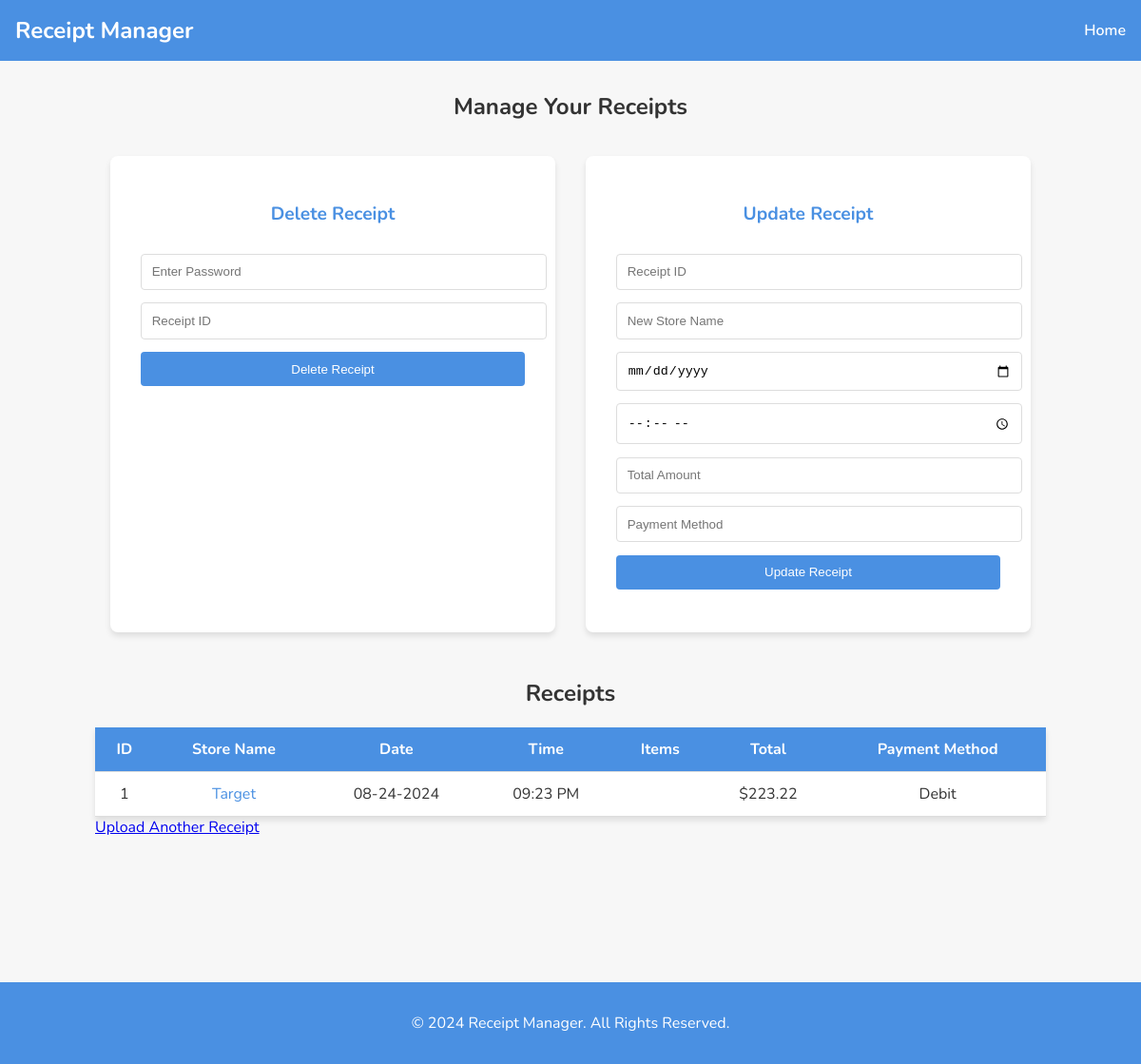
Page /receipts on the committed database.
### app.py (models this page shows)
class Receipt(Base):
    __tablename__ = 'receipts'
    id = Column(Integer, primary_key=True)
    store_name = Column(String)
    date = Column(String)
    time = Column(String)
    total = Column(Float)
    payment_method = Column(String)
    filepath = Column(String)
    items = relationship("Item", back_populates="receipt", cascade="all, delete-orphan")

### app.py (the view)
@app.route('/receipts')
def show_receipts():
    receipts = session.query(Receipt).all()
    return render_template('results.html', receipts=receipts)

### templates/results.html (shortened to what this page needs)
<!DOCTYPE html>
<html lang="en">
<head>
    <link rel="stylesheet" href="{{ url_for('static', filename='style2.css') }}">
</head>
<body>
    <header>
        <nav>
            <a href="{{ url_for('index') }}" class="logo">Receipt Manager</a>
            <a href="{{ url_for('index')}}" class="nav-link">Home</a>
        </nav>
    </header>
    <main>
        <section class="container">
            <h1 class="center">Manage Your Receipts</h1>
            <div class="forms-section">
                <div class="form-container">
                    <form action="/delete" method="POST" class="form" onsubmit="return validateForm(this);">
                        <h2>Delete Receipt</h2>
                        <input type="password" name="password" placeholder="Enter Password" required>
                        <input type="number" name="receipt_id" placeholder="Receipt ID" required>
                        <button type="submit" class="btn">Delete Receipt</button>
                    </form>
                </div>
                <div class="form-container">
                    <form action="/update" method="POST" class="form" onsubmit="return validateForm(this);">
                        <h2>Update Receipt</h2>
                        <input type="number" name="receipt_id" placeholder="Receipt ID" required>
                        <input type="text" name="store_name" placeholder="New Store Name">
                        <input type="date" name="date">
                        <input type="time" name="time">
                        <input type="number" min="0.01" step="0.01" name="total" placeholder="Total Amount">
                        <input type="text" name="payment_method" placeholder="Payment Method">
                        <button type="submit" class="btn">Update Receipt</button>
                    </form>
                </div>
            </div>
            <h2 class="center">Receipts</h2>
            <table class="receipt-table">
                <thead>
                    <tr>
                        <th>ID</th>
                        <th>Store Name</th>
                        <th>Date</th>
                        <th>Time</th>
                        <th>Items</th>
                        <th>Total</th>
                        <th>Payment Method</th>
                    </tr>
                </thead>
                <tbody>
                    {% for receipt in receipts|reverse %}
                    <tr>
                        <td>{{ receipt.id }}</td>
                        <td><a href={{ "display_image/"+receipt.id|string }}>{{ receipt.store_name }}</a></td>
                        <td>{{ receipt.date }}</td>
                        <td>{{ receipt.time }}</td>
                        <td>
                        </td>
                        <td>${{ receipt.total }}</td>
                        <td>{{ receipt.payment_method }}</td>
                    </tr>
                    {% endfor %}
                </tbody>
            </table>
            <div class="center">
                <a href="{{ url_for('index') }}" class="btn">Upload Another Receipt</a>
            </div>
        </section>
    </main>
    <footer>
        <p>&copy; 2024 Receipt Manager. All Rights Reserved.</p>
    </footer>
</body>
</html>

### static/style2.css (style rules this page uses)
body { font-family: 'Nunito', sans-serif; background-color: #f7f7f7; margin: 0; padding: 0; color: #333; display: flex; flex-direction: column; min-height: 100vh; }
h1, h2 { color: #333; text-align: center; }
main { flex-grow: 1; }
.container { max-width: 1000px; margin: 2em auto; padding: 0 20px; }
nav { background-color: #4a90e2; padding: 1em; display: flex; justify-content: space-between; align-items: center; }
nav .logo { color: white; font-size: 1.5em; text-decoration: none; font-weight: bold; }
nav .nav-link { color: white; text-decoration: none; font-weight: 600; }
.forms-section { display: flex; justify-content: space-between; margin-bottom: 2em; }
.form-container { background-color: #fff; padding: 2em; box-shadow: 0 4px 6px rgba(0, 0, 0, 0.1); border-radius: 8px; width: 45%; margin: 1em; }
.form h2 { margin-bottom: 1.5em; font-size: 1.2em; color: #4a90e2; }
input, button { width: 100%; padding: 0.8em; margin-bottom: 1em; border: 1px solid #ddd; border-radius: 4px; }
button.btn { background-color: #4a90e2; color: white; border: none; cursor: pointer; }
footer { text-align: center; padding: 1em; background-color: #4a90e2; color: white; margin-top: 10%; width: auto; }
.receipt-table { width: 100%; border-collapse: collapse; background-color: white; box-shadow: 0 4px 6px rgba(0, 0, 0, 0.1); margin: 0; }
.receipt-table th, .receipt-table td { padding: 12px; border-bottom: 1px solid #ddd; text-align: center; }
.receipt-table th { background-color: #4a90e2; color: white; }
.receipt-table a { color: #4a90e2; text-decoration: none; }

### rows in the picture
Receipt: id "1", store_name "Target", date "08-24-2024", time "09:23 PM", total "223.22", payment_method "Debit"
